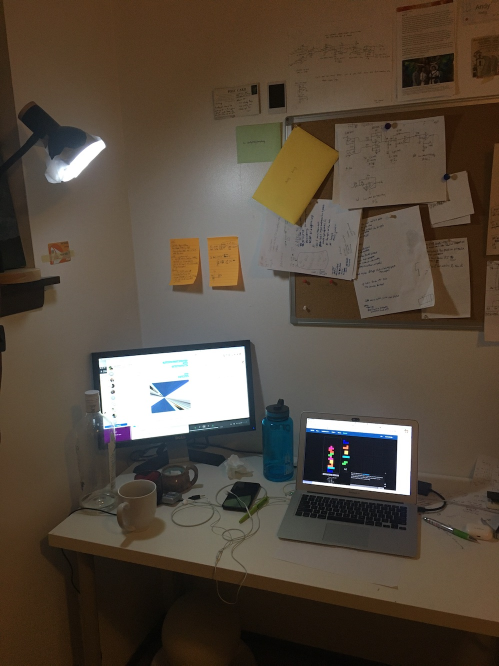
#> input picture ims/desk41.JPG, 998 x 1331 px (shown at 1/2 size); its folder holds 4 pictures in this run
$ python customstitch.py
#> lines starting #> are read from the running program, lines starting #| are printed output that depends on the picture
### utils.py
import cv2
import numpy as np


# About feature detection and matching:
    # kps is keypoints, it's literally a list of KeyPoints with .pt location, .angle, .octave, .size and some stuff
    # descs is descriptors of each keypoint. len(desc[i]) == len(kps[i]). Apparently when the descriptors are similar for different keypoints, it means that the keypoints are similar.

########### debug functions
# # Draw keypoints onto an image
# yea = cv2.drawKeypoints(deskIms[0], kps[0], deskIms[0].copy(), flags = cv2.DRAW_MATCHES_FLAGS_DRAW_RICH_KEYPOINTS)
# cv2.imwrite("keyIm.jpg", yea)


# # For debugging keypoint matching: draw lines between two images to link matching descriptors
# img3 = cv2.drawMatches(deskIms[0],kps[0],deskIms[1],kps[1],matches01,None)
# cv2.imwrite("keyIm.jpg", img3)

# Init a FLANN feature matcher
FLANN_INDEX_KDTREE = 0
# index_params = dict(algorithm = FLANN_INDEX_KDTREE, trees = 5) # use for SIFT features
index_params = dict(algorithm = 6, # Use for ORB features
                    table_number = 6,
                    key_size = 12)
search_params = dict(checks=50)   # or pass empty dictionary
flann = cv2.FlannBasedMatcher(index_params,search_params)

# [11 lines left out: function drawKeypointsAcross, not called in this run]

# Using flann and the ratio test, return the best matches between two sets of descriptors
def find_good_matches(desc1, desc2):
    # Apply the flann
    matches = flann.knnMatch(desc1, desc2, k=2)
    matches = [x for x in matches if len(x) == 2]

    # Not all matches are good, filter out the bad uing lowe's ratio criterion from:
    # https://docs.opencv.org/3.4/d5/d6f/tutorial_feature_flann_matcher.html
    ratio_thresh = 0.6
    good_matches = []
    for m, n in matches:
        if m.distance < ratio_thresh * n.distance:
            good_matches.append(m)

    return good_matches

# Calcuate descriptors for two images, and pull out the keypoints where they overlap
def getGoodMatches(im1, im2):
    # Create SIFT feature detector and use it to find keypoints in all images # Too slow!
    # sifter = cv2.SIFT_create()
    # kp1, desc1 = sifter.detectAndCompute(im1, None) # desc1.shape => (2934, 128)
    # kp2, desc2 = sifter.detectAndCompute(im2, None)

    orb = cv2.ORB_create()
    kp1, desc1 = orb.detectAndCompute(im1, None)
    kp2, desc2 = orb.detectAndCompute(im2, None)

    # Filter the descriptor matches to only get good ones
    # good_matches = find_good_matches(desc1.astype(np.float32), desc2.astype(np.float32))
    good_matches = find_good_matches(desc1, desc2)

    # Pull out the actual points that match
    kp1_points = [kp1[gmatch.queryIdx].pt for gmatch in good_matches]
    kp2_points = [kp2[gmatch.trainIdx].pt for gmatch in good_matches]
    return good_matches, kp1_points, kp2_points

def addImage(baseIm, newIm, finalSize):
    matches, kps_1, kps_2 = getGoodMatches(newIm, baseIm)
    print("keypoints found:", len(kps_1))
    homo, _ = cv2.findHomography(np.array(kps_1), np.array(kps_2),
                                 method=cv2.RANSAC, ransacReprojThreshold=2)

    h1, w1, _ = newIm.shape
    h2, w2, _ = baseIm.shape

    warped_image = cv2.warpPerspective(newIm, homo, finalSize)
    # return warped_image
    # Experiment:
    fin = np.zeros(( finalSize[1], finalSize[0], 3))
    fin[0:baseIm.shape[0], 0:baseIm.shape[1]] = baseIm
    combined = fin * (warped_image == 0) + warped_image
    return combined.astype("uint8")


# [46 lines left out: functions cropOutBlack, perspectiveWarpPreserveBounds, not called in this run]


# [11 lines of commented-out code are left out]

### customstitch.py
# Tutorial from https://kushalvyas.github.io/stitching.html
import cv2
import numpy as np
from utils import *

# load in images
# deskIms = [cv2.imread("ims/" + file) for file in ["desk1.JPG", "desk2.JPG", "desk3.JPG", "desk4.JPG"]]
# deskIms = [cv2.imread("ims/desk3" + file) for file in ["1.JPG", "2.JPG", "3.JPG", "4.JPG"]]
deskIms = [cv2.imread("ims/desk4" + file) for file in ["1.JPG", "2.JPG", "3.JPG", "4.JPG"]]
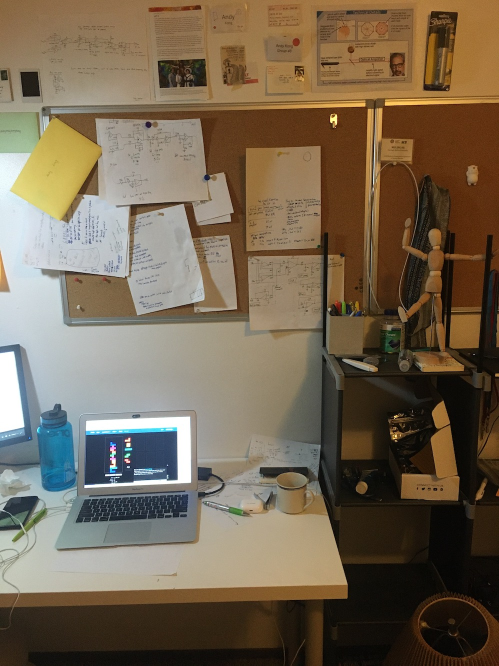
#> input picture ims/desk42.JPG, 998 x 1331 px (shown at 1/2 size)
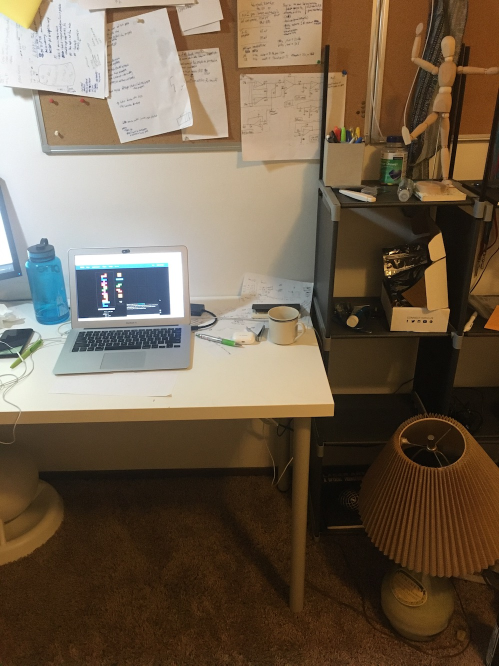
#> input picture ims/desk43.JPG, 998 x 1331 px (shown at 1/2 size)
#> deskIms = 4 items


h,w,_ = deskIms[0].shape
#> h = 1331; w = 998
finalSize = (2*h,2*w)
#> finalSize = (2662, 1996)

# Add paired images vertically
combined = addImage(deskIms[0], deskIms[3], finalSize)
#> in getGoodMatches, `kp2, desc2 = orb.detectAndCompute(im2, None)`: kp2 = 500 keypoints; strongest (x, y, size): (694, 908, 31), (691, 904, 53.6), (689, 907, 31), (690, 906, 44.6)
#> in getGoodMatches, im2 is the input picture: shape (1331, 998, 3); mean B, G, R 61.6, 74.4, 86.1
#> in find_good_matches, `matches = flann.knnMatch(desc1, desc2, k=2)`: matches = ()
#> in find_good_matches, `matches = [x for x in matches if len(x) == 2]`: matches = []
#| keypoints found: 0
#> (the run stopped early here; a loop or call above may not have finished)
